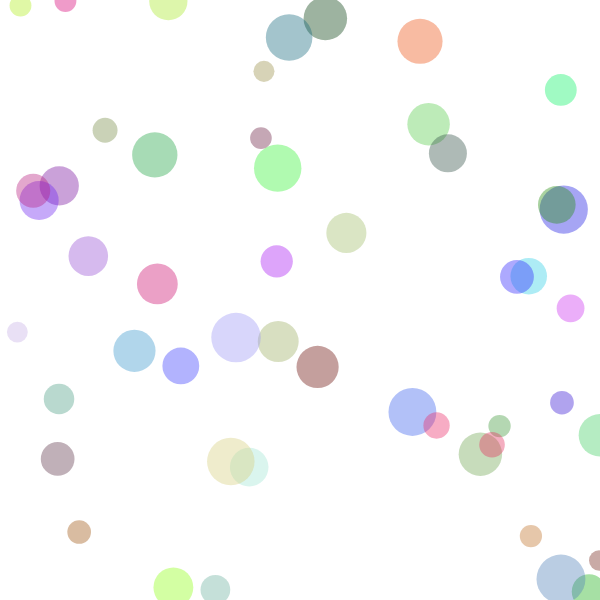
Frame 1 (no input)
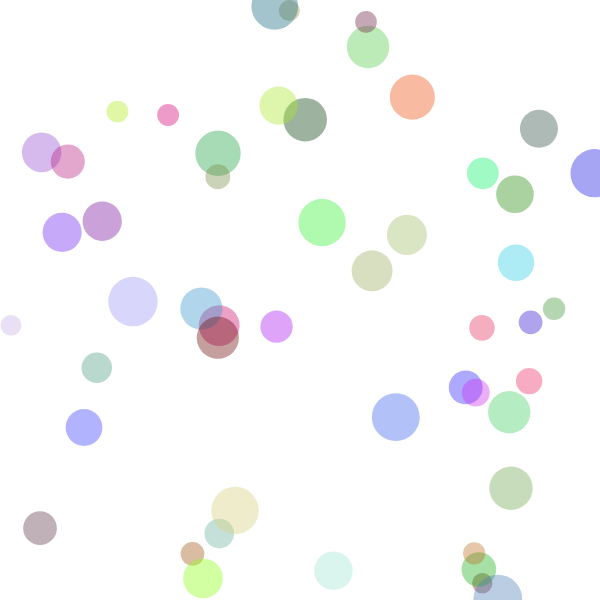
Frame 60 (no input)
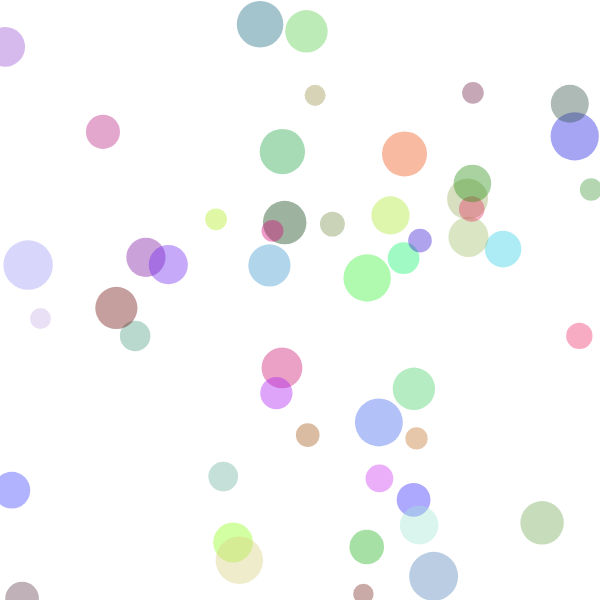
Frame 120 (the mouse pressed at the canvas centre since frame 60)

The p5.js sketch that drew these frames (run headless with seeded random() and noise() and a simulated clock; from frame 60 on, the mouse is pressed at the canvas centre):

// p5.js sketch
// ── sketch.js
let numShapes = 50;
let shapes = [];

function setup() {
  createCanvas(600, 600);
  for (let i = 0; i < numShapes; i++) {
    shapes.push(new Shape(random(width), random(height)));
  }
}

function draw() {
  background(255);
  
  for (let i = 0; i < shapes.length; i++) {
    shapes[i].display();
    shapes[i].move();
  }
}

class Shape {
  constructor(x, y) {
    this.x = x;
    this.y = y;
    this.size = random(20, 50);
    this.color = color(random(255), random(255), random(255), 100);
    this.speedX = random(-2, 2);
    this.speedY = random(-2, 2);
  }

  display() {
    noStroke();
    fill(this.color);
    ellipse(this.x, this.y, this.size, this.size);
  }

  move() {
    this.x += this.speedX;
    this.y += this.speedY;

    if (this.x > width || this.x < 0) {
      this.speedX *= -1;
    }
    if (this.y > height || this.y < 0) {
      this.speedY *= -1;
    }
  }
}
